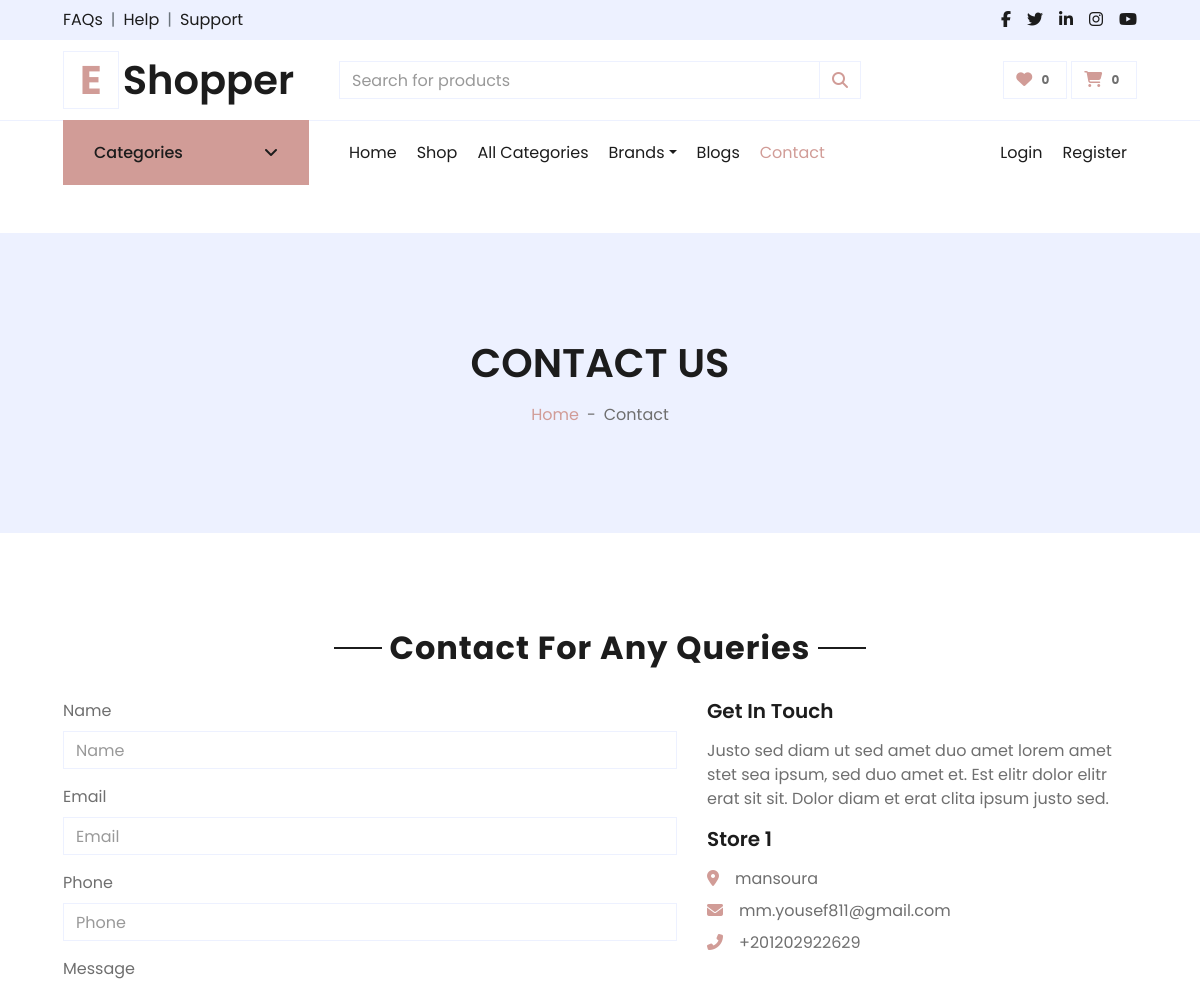
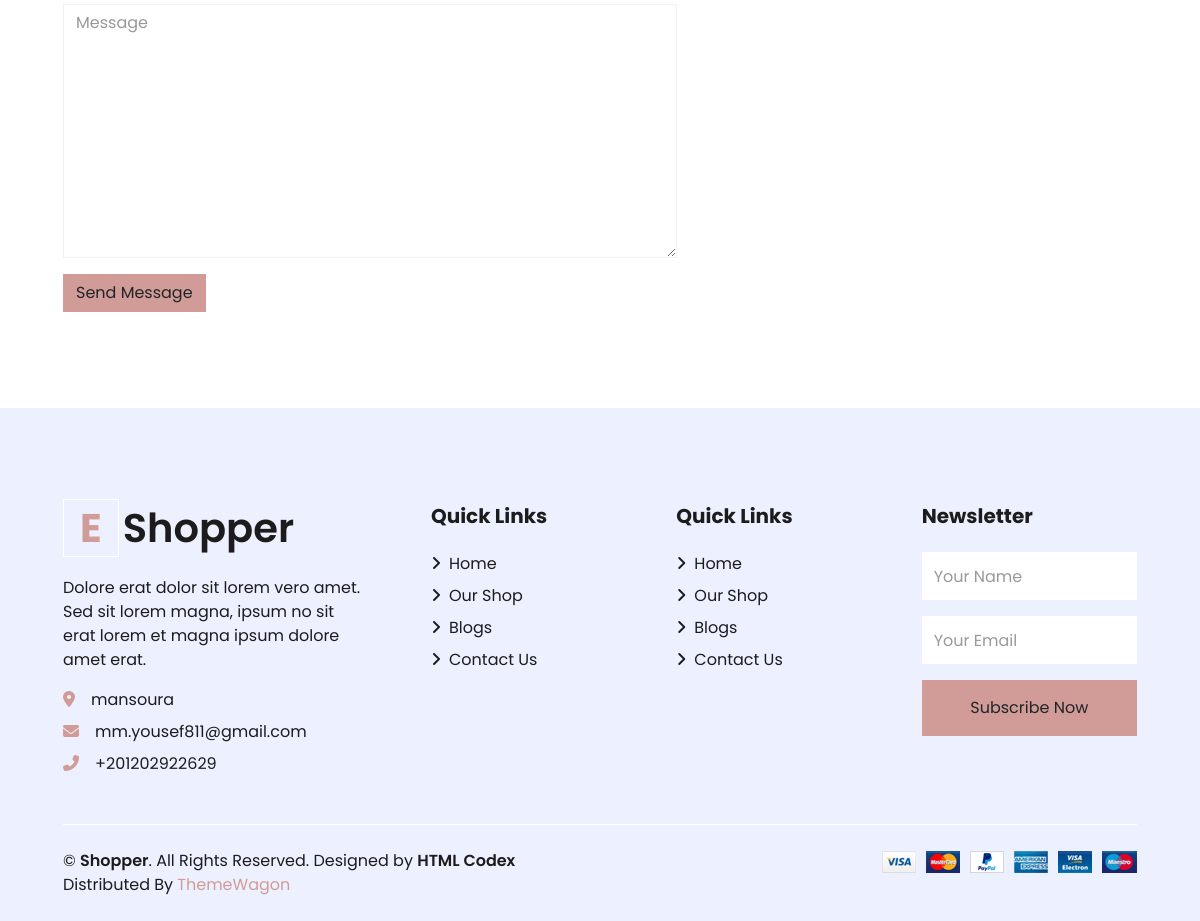
Page /contact/ on the committed database (2 pictures, top to bottom).
### settings/models.py (models this page shows, shortened)
class Settings(models.Model):
    site_name = models.CharField( max_length=50)
    logo = models.ImageField( upload_to='setting/')
    phone = models.CharField( max_length=30)
    email = models.EmailField( max_length=254)
    description = models.TextField(max_length=1000)
    fb_link = models.URLField( max_length=200)
    twitter_link = models.URLField( max_length=200)
    instagram_link = models.URLField( max_length=200)
    address = models.CharField( max_length=50)
    get_in_touch = models.TextField(max_length=1000)

### settings/views.py (the view)
# urls.py: path('contact/', contact ,name = 'contact'),
def contact(request):
    if request.method == "POST":
        form = ContactForm(request.POST)
        if form.is_valid():
            form.save()
            subject = "Welcome to EShopper site"
            message = "Our team will contact you within 24hrs."
            email_from = settings.EMAIL_HOST_USER
            email = form.cleaned_data['email']
            recipient_list =email
            send_mail(subject, message, email_from, [recipient_list])
            messages.success(request, 'Your Message send successfully.')
        else:
            messages.error(request, 'Pls try agian.')
    else:
        form = ContactForm()
    about = Settings.objects.last()
    context = {'form':form,
               'about':about}
    return render(request,'contact.html',context)

### settings/forms.py
class ContactForm(forms.ModelForm):
    class Meta:
        model = Contact
        fields = '__all__'

### accounts/favourite_context.py (called while the page is built, shortened)
def counter(request):
    product_count = 0
    return dict(product_count=product_count)

### carts/cart_context.py (called while the page is built)
def cart_count(request):
    cart_counter = 0
    if 'admin' in request.path:
        return{}
    else:
        try:
            cart = Cart.objects.filter(cart_id=_cart_id(request))
            if request.user.is_authenticated:
                cart_items = CartItem.objects.all().filter(user=request.user)
            else:
                cart_items = CartItem.objects.all().filter(cart=cart[:1])
            for cart_item in cart_items:
                cart_counter += cart_item.quantity
        except Cart.DoesNotExist :
            cart_counter = 0
    return dict(cart_counter=cart_counter)

### carts/views.py (called while the page is built)
def _cart_id(request):
    cart = request.session.session_key
    if not cart:
        cart = request.session.create()
    return cart

### products/models.py (called while the page is built)
    def get_url(self):
        return reverse('product_by_subcategory',args=[self.id])

    def get_url(self):
        return reverse('product_by_brand',args=[self.slug])

    def __str__(self):
        return self.BRDName

### products/product_context.py (called while the page is built)
def category_nav(request):
    categories = Category.objects.all()
    subcategories = Subcategory.objects.all()
    brands = Brand.objects.all()
    context = {
        'categories':categories,
        'brands':brands,
        'subcategories':subcategories,
    }
    return context

### settings/templates/contact.html (shortened to what this page needs)
{% extends 'base.html' %}
{% load static %}
{% load django_bootstrap5 %}
{% block body %}
<div class="container-fluid bg-secondary mb-5">
    <div class="d-flex flex-column align-items-center justify-content-center" style="min-height: 300px">
        <h1 class="font-weight-semi-bold text-uppercase mb-3">Contact Us</h1>
        <div class="d-inline-flex">
            <p class="m-0"><a href="/">Home</a></p>
            <p class="m-0 px-2">-</p>
            <p class="m-0">Contact</p>
        </div>
    </div>
</div>
<div class="container-fluid pt-5">
    <div class="text-center mb-4">
        <h2 class="section-title px-5"><span class="px-2">Contact For Any Queries</span></h2>
    </div>
    <div class="row px-xl-5">
        <div class="col-lg-7 mb-5">
            <div class="contact-form">
                <form method="POST" class="form">
                    {% bootstrap_form form %}
                    {% bootstrap_button button_type="submit" content="Send Message" %}
                </form>
            </div>
        </div>
        <div class="col-lg-5 mb-5">
            <h5 class="font-weight-semi-bold mb-3">Get In Touch</h5>
            <p>{{about.get_in_touch}}</p>
            <div class="d-flex flex-column mb-3">
                <h5 class="font-weight-semi-bold mb-3">Store 1</h5>
                <p class="mb-2"><i class="fa fa-map-marker-alt text-primary mr-3"></i>{{about.address}}</p>
                <p class="mb-2"><i class="fa fa-envelope text-primary mr-3"></i>{{about.email}}</p>
                <p class="mb-2"><i class="fa fa-phone-alt text-primary mr-3"></i>{{about.phone}}</p>
            </div>
        </div>
    </div>
</div>
{% endblock body%}

### templates/base.html (shortened to what this page needs)
{% load static %}
<!DOCTYPE HTML>
<html lang="en">
<head>
    <link href="https://cdnjs.cloudflare.com/ajax/libs/font-awesome/5.10.0/css/all.min.css" rel="stylesheet">
    <link href="{% static 'lib/owlcarousel/assets/owl.carousel.min.css'%}" rel="stylesheet">
    <link href="{% static 'css/all.min.css'%}" rel="stylesheet">
    <link href="{% static 'css/style.css'%}" rel="stylesheet">
    <link href="{% static 'css/custom.css'%}" rel="stylesheet">
</head>
<body>
    <div class="container-fluid">
        <div class="row bg-secondary py-2 px-xl-5">
            <div class="col-lg-6 d-none d-lg-block">
                <div class="d-inline-flex align-items-center">
                    <a class="text-dark" href="{% url 'contact'%}">FAQs</a>
                    <span class="text-muted px-2">|</span>
                    <a class="text-dark" href="{% url 'contact'%}">Help</a>
                    <span class="text-muted px-2">|</span>
                    <a class="text-dark" href="{% url 'contact'%}">Support</a>
                </div>
            </div>
            <div class="col-lg-6 text-center text-lg-right">
                <div class="d-inline-flex align-items-center">
                    <a class="text-dark px-2" href="{{about_site.fb_link}}">
                        <i class="fab fa-facebook-f"></i>
                    </a>
                    <a class="text-dark px-2" href="{{about_site.twitter_link}}">
                        <i class="fab fa-twitter"></i>
                    </a>
                    <a class="text-dark px-2" href="">
                        <i class="fab fa-linkedin-in"></i>
                    </a>
                    <a class="text-dark px-2" href="{{about_site.instagram_link}}">
                        <i class="fab fa-instagram"></i>
                    </a>
                    <a class="text-dark pl-2" href="">
                        <i class="fab fa-youtube"></i>
                    </a>
                </div>
            </div>
        </div>
        <div class="row align-items-center py-3 px-xl-5">
            <div class="col-lg-3 d-none d-lg-block">
                <a href="/" class="text-decoration-none">
                    <h1 class="m-0 display-5 font-weight-semi-bold"><span
                            class="text-primary font-weight-bold border px-3 mr-1">E</span>{{about_site.site_name}}</h1>
                </a>
            </div>
            <div class="col-lg-6 col-6 position-relative text-left">
                <form id="searchForm" autocomplete="off" action="">
                    <div class="input-group">
                        <input type="text" id="searchInput" class="form-control" placeholder="Search for products">
                        <div class="input-group-append">
                            <span class="input-group-text bg-transparent text-primary">
                                <i class="fa fa-search"></i>
                            </span>
                        </div>
                    </div>
                </form>
            </div>
            <div class="col-lg-3 col-6 text-right">
                <a href="{% url 'favourite'%}" class="btn border">
                    <i class="fas fa-heart text-primary"></i>
                    <span class="badge">{{product_count}}</span>
                </a>
                <a href="{% url 'cart'%}" class="btn border">
                    <i class="fas fa-shopping-cart text-primary"></i>
                    <span class="badge">{{cart_counter}}</span>
                </a>
            </div>
        </div>
    </div>
    <div class="container-fluid mb-5">
        <div class="row border-top px-xl-5">
            <div class="col-lg-3 d-none d-lg-block">
                <a class="btn shadow-none d-flex align-items-center justify-content-between bg-primary text-white w-100"
                    data-toggle="collapse" href="#navbar-vertical"
                    style="height: 65px; margin-top: -1px; padding: 0 30px;">
                    <h6 class="m-0">Categories</h6>
                    <i class="fa fa-angle-down text-dark"></i>
                </a>
            </div>
            <div class="col-lg-9">
                <nav class="navbar navbar-expand-lg bg-light navbar-light py-3 py-lg-0 px-0">
                    <div class="collapse navbar-collapse justify-content-between" id="navbarCollapse">
                        <div class="navbar-nav mr-auto py-0">
                            <a href="/" class="nav-item nav-link {% if request.path == '/' %}active{% endif %}">Home</a>
                            <a href="{% url 'product_list' %}"
                                class="nav-item nav-link {% if request.path == '/products/' %}active{% endif %} ">Shop</a>
                            <a href="{% url 'categories'%}"
                                class="nav-item nav-link {% if request.path == '/products/categories/' %}active{% endif %}">All
                                Categories</a>
                            <div class="nav-item dropdown">
                                <a href="#" class="nav-link dropdown-toggle " data-toggle="dropdown">Brands</a>
                            </div>
                            <a href="{% url 'blog'%}"
                                class="nav-item nav-link  {% if request.path == '/blog/' %}active{% endif %}">Blogs</a>
                            <a href="{% url 'contact'%}"
                                class="nav-item nav-link  {% if request.path == '/contact/' %}active{% endif %}">Contact</a>
                        </div>
                        {% if user.is_authenticated %}
                        <div class="navbar-nav ml-auto py-0">
                            <a href="{% url 'profile'%}" class="nav-item nav-link">Profile</a>
                            <a href="{% url 'logout' %}" class="nav-item nav-link">Logout</a>
                        </div>
                        {% else %}
                        <div class="navbar-nav ml-auto py-0">
                            <a href="{% url 'login' %}" class="nav-item nav-link">Login</a>
                            <a href="{% url 'register' %}" class="nav-item nav-link">Register</a>
                        </div>
                        {% endif %}
                    </div>
                </nav>
            </div>
        </div>
    </div>
    {% block body %}
    {% endblock body %}
    <div class="container-fluid bg-secondary text-dark mt-5 pt-5">
        <div class="row px-xl-5 pt-5">
            <div class="col-lg-4 col-md-12 mb-5 pr-3 pr-xl-5">
                <a href="/" class="text-decoration-none">
                    <h1 class="mb-4 display-5 font-weight-semi-bold"><span
                            class="text-primary font-weight-bold border border-white px-3 mr-1">E</span>{{about_site.site_name}}
                    </h1>
                </a>
                <p>{{about_site.description}}</p>
                <p class="mb-2"><i class="fa fa-map-marker-alt text-primary mr-3"></i>{{about_site.address}}</p>
                <p class="mb-2"><i class="fa fa-envelope text-primary mr-3"></i>{{about_site.email}}</p>
                <p class="mb-0"><i class="fa fa-phone-alt text-primary mr-3"></i>{{about_site.phone}}</p>
            </div>
            <div class="col-lg-8 col-md-12">
                <div class="row">
                    <div class="col-md-4 mb-5">
                        <h5 class="font-weight-bold text-dark mb-4">Quick Links</h5>
                        <div class="d-flex flex-column justify-content-start">
                            <a class="text-dark mb-2" href="/"><i class="fa fa-angle-right mr-2"></i>Home</a>
                            <a class="text-dark mb-2" href="{% url 'product_list'%}"><i
                                    class="fa fa-angle-right mr-2"></i>Our
                                Shop</a>
                            <a class="text-dark mb-2" href="{% url 'blog'%}"><i class="fa fa-angle-right mr-2"></i>Blogs
                            </a>
                            <a class="text-dark" href="{% url 'contact'%}"><i class="fa fa-angle-right mr-2"></i>Contact
                                Us</a>
                        </div>
                    </div>
                    <div class="col-md-4 mb-5">
                        <h5 class="font-weight-bold text-dark mb-4">Quick Links</h5>
                        <div class="d-flex flex-column justify-content-start">
                            <a class="text-dark mb-2" href="/"><i class="fa fa-angle-right mr-2"></i>Home</a>
                            <a class="text-dark mb-2" href="{% url 'product_list'%}"><i
                                    class="fa fa-angle-right mr-2"></i>Our
                                Shop</a>
                            <a class="text-dark mb-2" href="{% url 'blog'%}"><i class="fa fa-angle-right mr-2"></i>Blogs
                            </a>
                            <a class="text-dark" href="{% url 'contact'%}"><i class="fa fa-angle-right mr-2"></i>Contact
                                Us</a>
                        </div>
                    </div>
                    <div id="main_form_div" class="col-md-4 mb-5">
                        <h5 class="font-weight-bold text-dark mb-4">Newsletter</h5>
                        <form id="newsletter_form" method="POST" action="{% url 'newsletter_footer'%}">
                            <div class="form-group">
                                <input type="text" class="form-control border-0 py-4" name="name"
                                    placeholder="Your Name" required="required" />
                            </div>
                            <div class="form-group">
                                <input type="email" class="form-control border-0 py-4" name="email"
                                    placeholder="Your Email" required="required" />
                            </div>
                            <div>
                                <button class="btn btn-primary btn-block border-0 py-3" type="submit">Subscribe
                                    Now</button>
                            </div>
                        </form>
                    </div>
                </div>
            </div>
        </div>
        <div class="row border-top border-light mx-xl-5 py-4">
            <div class="col-md-6 px-xl-0">
                <p class="mb-md-0 text-center text-md-left text-dark">
                    &copy; <a class="text-dark font-weight-semi-bold" href="/">{{about_site.site_name}}</a>. All Rights
                    Reserved.
                    Designed
                    by
                    <a class="text-dark font-weight-semi-bold" href="https://htmlcodex.com">HTML Codex</a><br>
                    Distributed By <a href="https://themewagon.com" target="_blank">ThemeWagon</a>
                </p>
            </div>
            <div class="col-md-6 px-xl-0 text-center text-md-right">
                <img class="img-fluid" src="{% static 'img/payments.png'%}" alt="">
            </div>
        </div>
    </div>
</body>
</html>

### static/css/custom.css (style rules this page uses)
a { text-decoration: none !important; }

### rows in the picture
Settings: site_name "Shopper", get_in_touch "Justo sed diam ut sed amet duo amet lorem amet stet sea ipsum, sed duo amet et. Est elitr dolor elitr erat sit sit. Dolor diam et erat clita ipsum justo sed.", address "mansoura", email "mm.yousef811@gmail.com", phone "+201202922629", description "Dolore erat dolor sit lorem vero amet. Sed sit lorem magna, ipsum no sit erat lorem et magna ipsum dolore amet erat."

### other values in the picture
{{ product_count }} "0"
{{ cart_counter }} "0"
